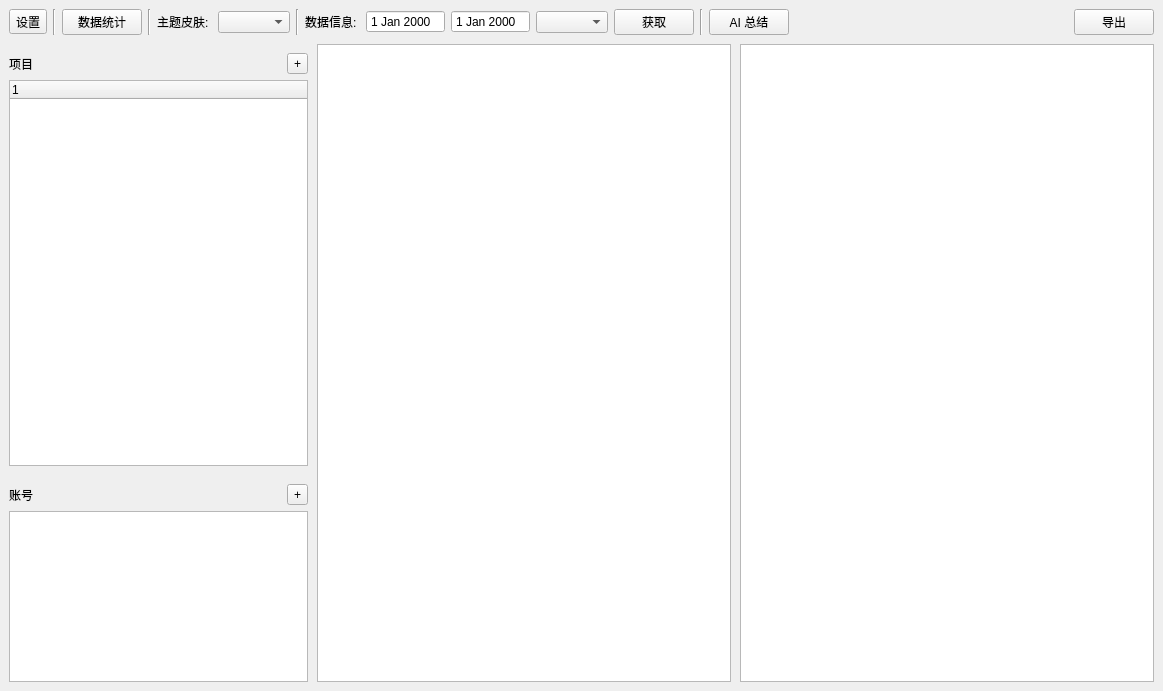
<?xml version="1.0" encoding="UTF-8"?>
<ui version="4.0">
 <class>Home</class>
 <widget class="QWidget" name="Home">
  <property name="geometry">
   <rect>
    <x>0</x>
    <y>0</y>
    <width>1163</width>
    <height>691</height>
   </rect>
  </property>
  <property name="windowTitle">
   <string>Form</string>
  </property>
  <layout class="QGridLayout" name="gridLayout_3">
   <property name="leftMargin">
    <number>0</number>
   </property>
   <property name="topMargin">
    <number>0</number>
   </property>
   <property name="rightMargin">
    <number>0</number>
   </property>
   <property name="bottomMargin">
    <number>0</number>
   </property>
   <property name="spacing">
    <number>0</number>
   </property>
   <item row="1" column="0">
    <layout class="QHBoxLayout" name="hbl_body" stretch="3,4,4">
     <property name="spacing">
      <number>0</number>
     </property>
     <property name="topMargin">
      <number>0</number>
     </property>
     <property name="rightMargin">
      <number>0</number>
     </property>
     <item>
      <layout class="QVBoxLayout" name="vbl_left" stretch="4,2">
       <property name="bottomMargin">
        <number>0</number>
       </property>
       <item>
        <widget class="QWidget" name="wgt_project" native="true">
         <property name="maximumSize">
          <size>
           <width>320</width>
           <height>16777215</height>
          </size>
         </property>
         <layout class="QGridLayout" name="gridLayout_2">
          <item row="0" column="0">
           <widget class="QLabel" name="label">
            <property name="text">
             <string>项目</string>
            </property>
           </widget>
          </item>
          <item row="0" column="1">
           <spacer name="horizontalSpacer_4">
            <property name="orientation">
             <enum>Qt::Orientation::Horizontal</enum>
            </property>
            <property name="sizeHint" stdset="0">
             <size>
              <width>250</width>
              <height>20</height>
             </size>
            </property>
           </spacer>
          </item>
          <item row="1" column="0" colspan="3">
           <widget class="QTreeWidget" name="twgt_project">
            <column>
             <property name="text">
              <string notr="true">1</string>
             </property>
            </column>
           </widget>
          </item>
          <item row="0" column="2">
           <widget class="QToolButton" name="btn_project_add">
            <property name="text">
             <string>+</string>
            </property>
           </widget>
          </item>
         </layout>
        </widget>
       </item>
       <item>
        <widget class="QWidget" name="wgt_account" native="true">
         <property name="minimumSize">
          <size>
           <width>0</width>
           <height>0</height>
          </size>
         </property>
         <property name="maximumSize">
          <size>
           <width>320</width>
           <height>16777215</height>
          </size>
         </property>
         <layout class="QGridLayout" name="gridLayout_7">
          <item row="0" column="2">
           <widget class="QToolButton" name="btn_account_add">
            <property name="text">
             <string>+</string>
            </property>
           </widget>
          </item>
          <item row="0" column="0">
           <widget class="QLabel" name="label_2">
            <property name="text">
             <string>账号</string>
            </property>
           </widget>
          </item>
          <item row="0" column="1">
           <spacer name="horizontalSpacer_5">
            <property name="orientation">
             <enum>Qt::Orientation::Horizontal</enum>
            </property>
            <property name="sizeHint" stdset="0">
             <size>
              <width>250</width>
              <height>20</height>
             </size>
            </property>
           </spacer>
          </item>
          <item row="1" column="0" colspan="3">
           <widget class="QListWidget" name="lwgt_account"/>
          </item>
         </layout>
        </widget>
       </item>
      </layout>
     </item>
     <item>
      <layout class="QVBoxLayout" name="vbl_mid" stretch="9">
       <property name="spacing">
        <number>0</number>
       </property>
       <property name="leftMargin">
        <number>0</number>
       </property>
       <property name="topMargin">
        <number>0</number>
       </property>
       <property name="rightMargin">
        <number>0</number>
       </property>
       <property name="bottomMargin">
        <number>0</number>
       </property>
       <item>
        <widget class="QWidget" name="wgt_mid_content" native="true">
         <layout class="QGridLayout" name="gridLayout_5">
          <property name="leftMargin">
           <number>0</number>
          </property>
          <property name="topMargin">
           <number>0</number>
          </property>
          <item row="0" column="0">
           <widget class="QPlainTextEdit" name="pte_commit_log"/>
          </item>
         </layout>
        </widget>
       </item>
      </layout>
     </item>
     <item>
      <layout class="QVBoxLayout" name="vbl_right" stretch="0">
       <property name="spacing">
        <number>0</number>
       </property>
       <property name="leftMargin">
        <number>0</number>
       </property>
       <property name="topMargin">
        <number>0</number>
       </property>
       <property name="rightMargin">
        <number>0</number>
       </property>
       <property name="bottomMargin">
        <number>0</number>
       </property>
       <item>
        <widget class="QWidget" name="wgt_right_content" native="true">
         <layout class="QGridLayout" name="gridLayout_6">
          <property name="leftMargin">
           <number>0</number>
          </property>
          <property name="topMargin">
           <number>0</number>
          </property>
          <item row="0" column="0">
           <widget class="QPlainTextEdit" name="pte_ai_repot"/>
          </item>
         </layout>
        </widget>
       </item>
      </layout>
     </item>
    </layout>
   </item>
   <item row="0" column="0">
    <widget class="QWidget" name="wgt_header" native="true">
     <property name="minimumSize">
      <size>
       <width>0</width>
       <height>0</height>
      </size>
     </property>
     <layout class="QGridLayout" name="gridLayout">
      <item row="0" column="1">
       <widget class="Line" name="line_4">
        <property name="orientation">
         <enum>Qt::Orientation::Vertical</enum>
        </property>
       </widget>
      </item>
      <item row="0" column="16">
       <spacer name="horizontalSpacer">
        <property name="orientation">
         <enum>Qt::Orientation::Horizontal</enum>
        </property>
        <property name="sizeHint" stdset="0">
         <size>
          <width>187</width>
          <height>20</height>
         </size>
        </property>
       </spacer>
      </item>
      <item row="0" column="17">
       <widget class="QPushButton" name="btn_export">
        <property name="text">
         <string>导出</string>
        </property>
       </widget>
      </item>
      <item row="0" column="9">
       <widget class="QDateEdit" name="de_until">
        <property name="buttonSymbols">
         <enum>QAbstractSpinBox::ButtonSymbols::NoButtons</enum>
        </property>
       </widget>
      </item>
      <item row="0" column="15">
       <widget class="QPushButton" name="btn_ai_repot">
        <property name="text">
         <string>AI 总结</string>
        </property>
       </widget>
      </item>
      <item row="0" column="0">
       <widget class="QToolButton" name="btn_settings">
        <property name="layoutDirection">
         <enum>Qt::LayoutDirection::LeftToRight</enum>
        </property>
        <property name="text">
         <string>设置</string>
        </property>
       </widget>
      </item>
      <item row="0" column="10">
       <widget class="QComboBox" name="cbb_date"/>
      </item>
      <item row="0" column="6">
       <widget class="Line" name="line">
        <property name="orientation">
         <enum>Qt::Orientation::Vertical</enum>
        </property>
       </widget>
      </item>
      <item row="0" column="2">
       <widget class="QPushButton" name="btn_statistics">
        <property name="text">
         <string>数据统计</string>
        </property>
       </widget>
      </item>
      <item row="0" column="3">
       <widget class="Line" name="line_2">
        <property name="orientation">
         <enum>Qt::Orientation::Vertical</enum>
        </property>
       </widget>
      </item>
      <item row="0" column="5">
       <widget class="QComboBox" name="cbb_theme"/>
      </item>
      <item row="0" column="14">
       <widget class="Line" name="line_3">
        <property name="orientation">
         <enum>Qt::Orientation::Vertical</enum>
        </property>
       </widget>
      </item>
      <item row="0" column="8">
       <widget class="QDateEdit" name="de_since">
        <property name="buttonSymbols">
         <enum>QAbstractSpinBox::ButtonSymbols::NoButtons</enum>
        </property>
       </widget>
      </item>
      <item row="0" column="11">
       <widget class="QPushButton" name="btn_get">
        <property name="text">
         <string>获取</string>
        </property>
       </widget>
      </item>
      <item row="0" column="4">
       <widget class="QLabel" name="label_3">
        <property name="text">
         <string>主题皮肤: </string>
        </property>
       </widget>
      </item>
      <item row="0" column="7">
       <widget class="QLabel" name="label_4">
        <property name="text">
         <string>数据信息: </string>
        </property>
       </widget>
      </item>
     </layout>
    </widget>
   </item>
  </layout>
 </widget>
 <resources/>
 <connections/>
</ui>
